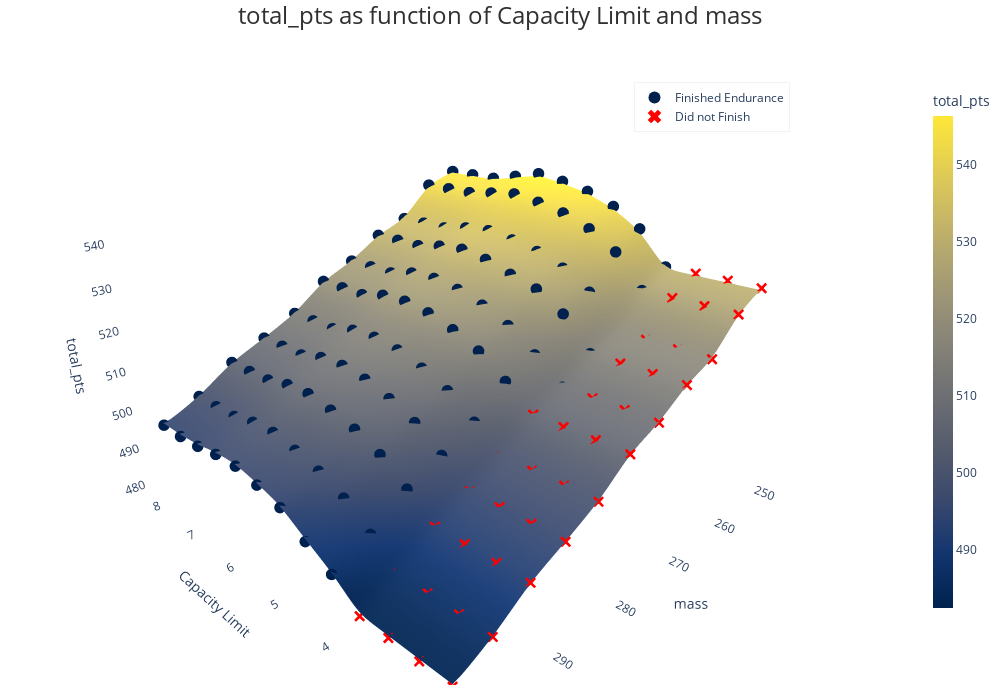

The notebook cell saved with this chart:
### Code cell
cap_limit_results_2D.plot_surface(view_angle=135)

### Figure 1 — Plotly figure (JSON) as saved in the notebook; plotly's stock layout.template omitted (floating-point values rounded to 4 significant figures; data arrays with more than 128 entries replaced by an {"elided": "..."} marker saying what was removed)
{"data": [{"colorbar": {"len": 0.8, "thickness": 20, "tickfont": {"size": 12}, "title": {"font": {"size": 14}, "text": "total_pts"}}, "colorscale": [[0, "#00224e"], [0.1111, "#123570"], [0.2222, "#3b496c"], [0.3333, "#575d6d"], [0.4444, "#707173"], [0.5556, "#8a8678"], [0.6667, "#a59c74"], [0.7778, "#c3b369"], [0.8889, "#e1cc55"], [1, "#fee838"]], "hovertemplate": "Capacity Limit: %{x:.2f}<br>mass: %{y:.2f}<br>total_pts: %{z:.2f}<extra></extra>", "type": "surface", "x": {"elided": "55x65 float values"}, "y": {"elided": "55x65 float values"}, "z": {"elided": "55x65 float values"}}, {"marker": {"color": "#00204D", "size": 4}, "mode": "markers", "name": "Finished Endurance", "type": "scatter3d", "x": [4.0, 4.0, 4.0, 4.0, 4.0, 4.5, 4.5, 4.5, 4.5, 4.5, 4.5, 4.5, 4.5, 4.5, 4.5, 4.5, 5.0, 5.0, 5.0, 5.0, 5.0, 5.0, 5.0, 5.0, 5.0, 5.0, 5.0, 5.5, 5.5, 5.5, 5.5, 5.5, 5.5, 5.5, 5.5, 5.5, 5.5, 5.5, 6.0, 6.0, 6.0, 6.0, 6.0, 6.0, 6.0, 6.0, 6.0, 6.0, 6.0, 6.5, 6.5, 6.5, 6.5, 6.5, 6.5, 6.5, 6.5, 6.5, 6.5, 6.5, 7.0, 7.0, 7.0, 7.0, 7.0, 7.0, 7.0, 7.0, 7.0, 7.0, 7.0, 7.5, 7.5, 7.5, 7.5, 7.5, 7.5, 7.5, 7.5, 7.5, 7.5, 7.5, 8.0, 8.0, 8.0, 8.0, 8.0, 8.0, 8.0, 8.0, 8.0, 8.0, 8.0, 8.5, 8.5, 8.5, 8.5, 8.5, 8.5, 8.5, 8.5, 8.5, 8.5, 8.5], "y": [250, 255, 260, 265, 270, 250, 255, 260, 265, 270, 275, 280, 285, 290, 295, 300, 250, 255, 260, 265, 270, 275, 280, 285, 290, 295, 300, 250, 255, 260, 265, 270, 275, 280, 285, 290, 295, 300, 250, 255, 260, 265, 270, 275, 280, 285, 290, 295, 300, 250, 255, 260, 265, 270, 275, 280, 285, 290, 295, 300, 250, 255, 260, 265, 270, 275, 280, 285, 290, 295, 300, 250, 255, 260, 265, 270, 275, 280, 285, 290, 295, 300, 250, 255, 260, 265, 270, 275, 280, 285, 290, 295, 300, 250, 255, 260, 265, 270, 275, 280, 285, 290, 295, 300], "z": [529.3, 525.5, 517.9, 515.0, 509.8, 537.4, 533.4, 525.5, 522.5, 515.2, 511.7, 505.3, 501.0, 497.2, 491.2, 486.9, 541.8, 537.7, 529.7, 526.6, 520.1, 516.5, 510.0, 505.8, 501.9, 495.9, 490.3, 544.5, 540.4, 532.3, 528.5, 523.0, 519.5, 512.9, 508.6, 504.8, 498.7, 494.4, 546.0, 541.9, 533.7, 530.6, 525.1, 521.5, 515.0, 510.7, 506.4, 500.4, 496.1, 547.0, 542.9, 534.8, 531.7, 526.1, 522.5, 515.9, 511.6, 507.7, 501.6, 497.2, 545.4, 542.0, 534.1, 531.0, 525.8, 522.1, 515.5, 511.2, 507.3, 501.2, 496.8, 543.8, 541.1, 532.8, 529.6, 524.1, 520.4, 513.8, 509.5, 505.9, 499.7, 495.7, 543.8, 541.1, 532.8, 529.6, 524.1, 520.4, 513.8, 509.5, 505.6, 499.5, 495.1, 543.8, 541.1, 532.8, 529.6, 524.1, 520.4, 513.8, 509.5, 505.6, 499.5, 495.1]}, {"marker": {"color": "red", "size": 4, "symbol": "x"}, "mode": "markers", "name": "Did not Finish", "type": "scatter3d", "x": [2.5, 2.5, 2.5, 2.5, 2.5, 2.5, 2.5, 2.5, 2.5, 2.5, 2.5, 3.0, 3.0, 3.0, 3.0, 3.0, 3.0, 3.0, 3.0, 3.0, 3.0, 3.0, 3.5, 3.5, 3.5, 3.5, 3.5, 3.5, 3.5, 3.5, 3.5, 3.5, 3.5, 4.0, 4.0, 4.0, 4.0, 4.0, 4.0], "y": [250, 255, 260, 265, 270, 275, 280, 285, 290, 295, 300, 250, 255, 260, 265, 270, 275, 280, 285, 290, 295, 300, 250, 255, 260, 265, 270, 275, 280, 285, 290, 295, 300, 275, 280, 285, 290, 295, 300], "z": [529.3, 525.5, 517.9, 515.0, 509.8, 506.4, 500.1, 495.9, 492.1, 486.2, 481.9, 529.3, 525.5, 517.9, 515.0, 509.8, 506.4, 500.1, 495.9, 492.1, 486.2, 481.9, 529.3, 525.5, 517.9, 515.0, 509.8, 506.4, 500.1, 495.9, 492.1, 486.2, 481.9, 506.4, 500.1, 495.9, 492.1, 486.2, 481.9]}], "layout": {"height": 700, "legend": {"bgcolor": "rgba(255, 255, 255, 0.5)", "bordercolor": "rgba(211, 211, 211, 0.3)", "borderwidth": 1, "itemsizing": "constant", "itemwidth": 30, "x": 0.7, "y": 0.9}, "margin": {"b": 15, "l": 0, "r": 0, "t": 15}, "scene": {"aspectratio": {"x": 1.2, "y": 1.2, "z": 0.8}, "camera": {"center": {"x": 0, "y": 0, "z": 0}, "eye": {"x": -1.414, "y": 1.414, "z": 0.8}, "up": {"x": 0, "y": 0, "z": 1}}, "xaxis": {"backgroundcolor": "rgba(240, 240, 240, 0.8)", "gridcolor": "rgba(211, 211, 211, 0.3)", "showbackground": true, "title": {"text": "Capacity Limit"}}, "yaxis": {"backgroundcolor": "rgba(240, 240, 240, 0.8)", "gridcolor": "rgba(211, 211, 211, 0.3)", "showbackground": true, "title": {"text": "mass"}}, "zaxis": {"backgroundcolor": "rgba(240, 240, 240, 0.8)", "gridcolor": "rgba(211, 211, 211, 0.3)", "showbackground": true, "title": {"text": "total_pts"}}}, "title": {"font": {"color": "#303030", "size": 24}, "pad": {"b": 0, "t": 0}, "text": "total_pts as function of Capacity Limit and mass", "x": 0.5, "xanchor": "center", "yanchor": "top"}, "width": 1000}}
